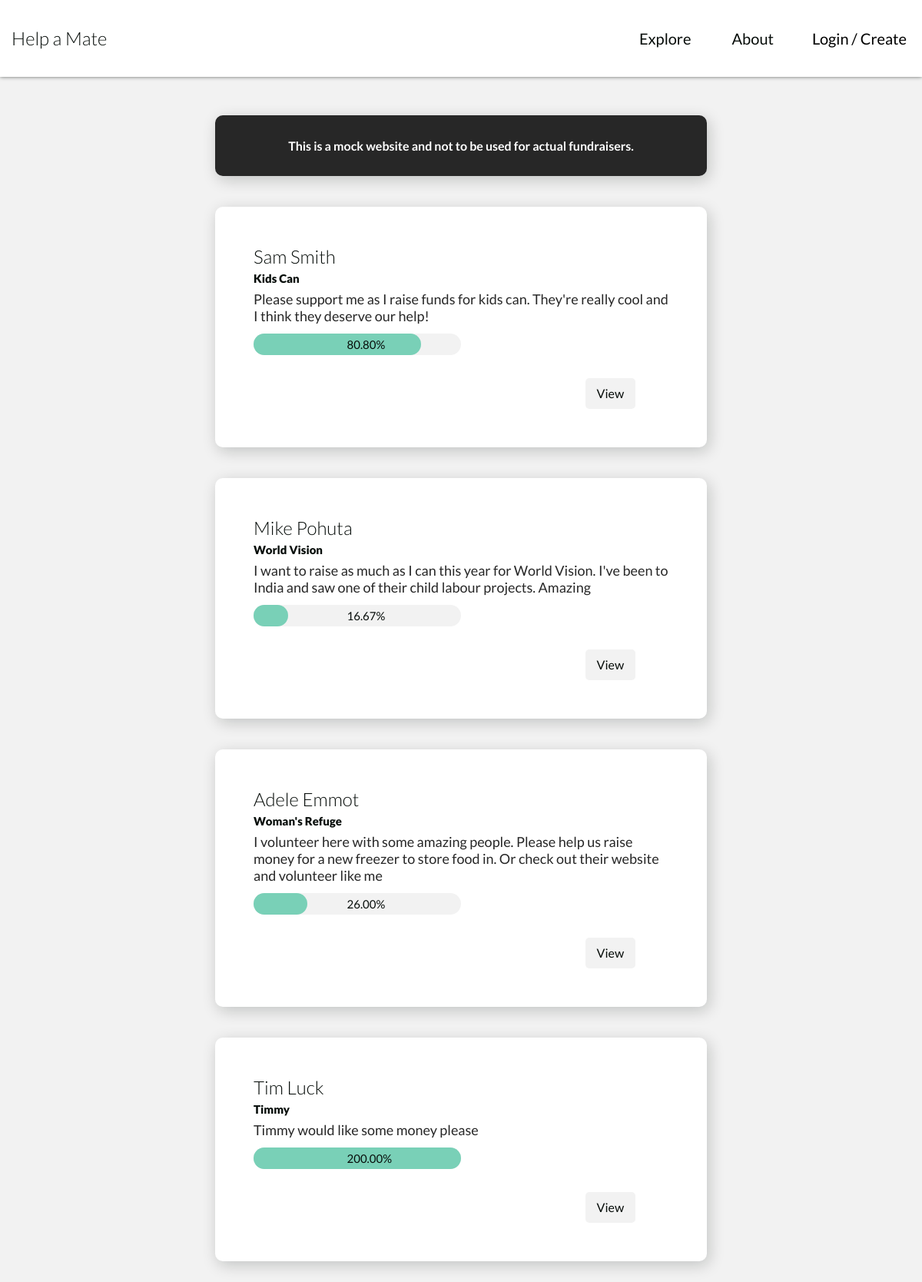
The page /php/src/index.php on the database its author committed.
### tables this page shows
CREATE TABLE Fundraiser (
  FundraiserId smallint(6) AUTO_INCREMENT,
  FName varchar(30) NOT NULL,
  LName varchar(30) NOT NULL,
  DoB date NOT NULL,
  Email varchar(255) NOT NULL,
  Password char(60) NOT NULL,
  Charity varchar(50) NOT NULL,
  Blurb varchar(250) NOT NULL,
  Goal smallint(6) NOT NULL,
  PRIMARY KEY (FundraiserId)
);

### php/src/index.php (the view, shortened to what this page needs)
<?php
    include_once "includes/public_connection.php";
    include_once "includes/page_template.php";
    $fundraiser_query = "SELECT FundraiserId, FName, LName, Charity, Blurb, Goal
    FROM Fundraiser";
    $fundraiser_result = mysqli_query($dbc, $fundraiser_query);
?>
            <div id="fundraisers">
                <div class="content" id="banner">
                    <strong>This is a mock website and not to be used for actual fundraisers.</strong>
                </div>
                <?php
                    while ($fundraiser_record = (mysqli_fetch_assoc($fundraiser_result))) {
                        $pledge_query = "SELECT SUM(Pledge) FROM Pledges
                                        WHERE FundraiserId = ".$fundraiser_record["FundraiserId"];
                        $pledge_result = mysqli_query($dbc, $pledge_query);
                        $pledge_record = mysqli_fetch_assoc($pledge_result);
                        $ammt_raised = $pledge_record['SUM(Pledge)'];
                        $percentage = number_format($ammt_raised / $fundraiser_record['Goal'] * 100, 2);
                        if ($percentage >= 100) {
                            $width_percentage =100;
                        } else {
                            $width_percentage = $percentage;
                        }
                        echo <<<HTML
                                <article class='content fundraiser'>
                                    <h2>{$fundraiser_record["FName"]} {$fundraiser_record["LName"]}</h2>
                                    <div class='charity'>{$fundraiser_record["Charity"]}</div>
                                    <div class='blurb'>{$fundraiser_record["Blurb"]}</div>
                                    <div class='goal'>
                                        <div class='progress_wrapper'>
                                            <p>$percentage%</p>
                                            <div class='progress' style='width:$width_percentage%'></div>
                                        </div>
                                    </div>
                                    <div class='view'>
                                        <a href='fundraiser.php?frid={$fundraiser_record["FundraiserId"]}'>View</a>
                                    </div>
                                </article>
                            HTML;
                    }
                ?>
            </div>
        </main>
    </body>
</html>

### php/src/includes/page_template.php (shortened to what this page needs)
<?php
echo <<<HTML
                <!DOCTYPE html>
                <html lang="en">
                <head>
                    <meta charset="utf-8">
                    <title>$title</title>
                    <meta name="description" content="#">
                    <link href="css/styles.css" rel="stylesheet">
                    <link rel="apple-touch-icon" sizes="180x180" href="images/favicon/apple-touch-icon.png">
                    <link rel="icon" type="image/png" sizes="32x32" href="images/favicon/favicon-32x32.png">
                    <link rel="icon" type="image/png" sizes="16x16" href="images/favicon/favicon-16x16.png">
                    <link rel="manifest" href="images/favicon/site.webmanifest">
                    <script src="https://ajax.googleapis.com/ajax/libs/jquery/3.4.0/jquery.min.js"></script>
                    <script src="scripts/togglehide.js"></script>
                </head>
                <body >
                <header>
                    <nav>
                        <h1 class="title"><a href="index.php">Help a Mate</a></h1>
                        <ul>
                            <li><a href="index.php">Explore</a></li>
                            <li><a href="about.php">About</a></li>
    HTML;
    if(isset($_SESSION['loggedIn'])) {
        echo "<li><button class='login' id='logout'
                onclick='window.location.href=\"process_login.php\"'>Logout</button></li>";
    } else {
        echo "<li><button class='login' id='login' onclick='toggleHide(this)'>Login / Create</button></li>";
    }
    echo <<<HTML
                </ul>
            </nav>
        </header>
        <main>
        HTML;

### php/src/css/styles.css (style rules this page uses)
* { font-family: 'Lato', sans-serif; transition: 0.35s; }
h1, h2, h3, h4, h5, h6 { font-weight: 300; }
:root { --accent-one: #79d0b7; --netural-000: #ffffff; --netural-100: #f2f2f2; --netural-300: #dddddd; --netural-700: #272727; --netural-900: #070d0a; --netural-700-rgb: 39, 39, 39; --netural-900-rgb: 7, 13, 10; --danger-color: #c614119f; }
body { color: var(--netural-900); background-color: var(--netural-100); }
a { text-decoration: none; color: var(--netural-900); }
.content { margin: 0 auto; width: 45vw; border-radius: 10px; background-color: var(--netural-000); box-shadow: 3px 5px 20px rgba(var(--netural-900-rgb), 0.2); padding: 50px; margin-bottom: 40px; padding-top: 30px; }
.content#banner { background-color: var(--netural-700); color: var(--netural-000); text-align: center; padding-bottom: 30px; }
.content:not(.content ~ .content) { margin-top: 150px; }
nav { position: fixed; top: 0px; left: 0px; width: 100%; height: 100px; box-shadow: 0px 0px 5px rgba(var(--netural-900-rgb), 0.6); z-index: 1; background-color: var(--netural-000); }
nav .title { padding: 10px; padding-left: 15px; font-size: 2vw; display: inline-block; margin: 0; line-height: 80px; }
nav ul { list-style: none; margin: 0; float: right; }
nav ul li { display: inline-block; }
nav ul li a { display: block; line-height: 100px; font-size: 20px; padding: 0px 20px 0px 30px; }
nav ul li button { display: block; line-height: 100px; font-size: 20px; padding: 0px 20px 0px 30px; border: 0px; background-color: var(--netural-000); cursor: pointer; }
.fundraiser h2, .fundraiser h1 { margin-bottom: 5px; }
.fundraiser .charity { font-size: 15px; color: var(--netural-900); margin-bottom: 7px; font-weight: 900; }
.fundraiser .blurb { font-size: 18px; color: var(--netural-700); margin-bottom: 7px; }
.view { margin-top: 30px; text-align: center; background-color: var(--netural-100); border-radius: 5px; position: relative; left: 80%; width: 12%; height: 40px; line-height: 40px; }
.view a { display: block; width: 100%; height: 100%; }
.progress_wrapper { border-radius: 15px; width: 50%; margin: 12px 0px; background-color: var(--netural-100); font-size: 15px; text-align: center; }
.progress_wrapper .progress { text-align:center; border-radius: 15px; background-color: var(--accent-one); height: 28px; }
.progress_wrapper p { position: relative; left: 45%; float: left; bottom: 10px; }

### rows shown on the page
fundraiser: FName "Sam", LName "Smith", Charity "Kids Can", Blurb "Please support me as I raise funds for kids can. They're really cool and I think they deserve our help!", percentage "80.80"
fundraiser: FName "Mike", LName "Pohuta", Charity "World Vision", Blurb "I want to raise as much as I can this year for World Vision. I've been to India and saw one of their child labour projects. Amazing", percentage "16.67"
fundraiser: FName "Adele", LName "Emmot", Charity "Woman's Refuge", Blurb "I volunteer here with some amazing people. Please help us raise money for a new freezer to store food in. Or check out their website and volunteer like me", percentage "26.00"
fundraiser: FName "Tim", LName "Luck", Charity "Timmy", Blurb "Timmy would like some money please", percentage "200.00", $width_percentage 100 (drawn)
